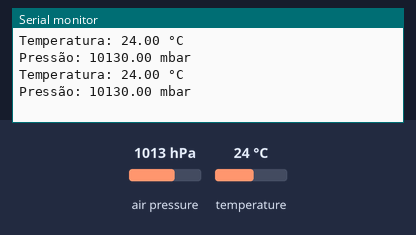
The sketch below on a simulated Arduino Uno, built with avr-gcc and run on an emulated ATmega328P. Parts: the last lines printed to the serial monitor. The test bench sets the inputs (shaded band); at power-on: air pressure 1013 hPa, temperature 24 °C.

Above: at 2.8 s.
2.9 s: air pressure set to 952 hPa
At 4.7 s:
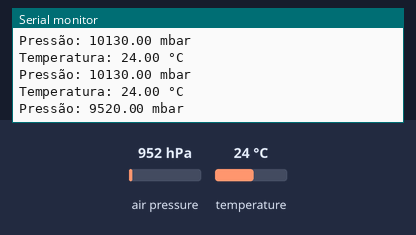
5.6 s: temperature set to 12 °C
At 6.5 s:
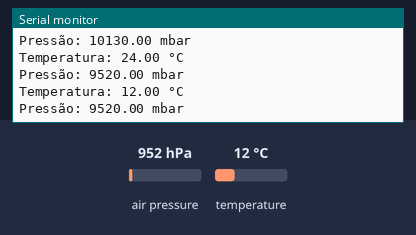
8.3 s: air pressure set to 975 hPa
At 11.2 s:
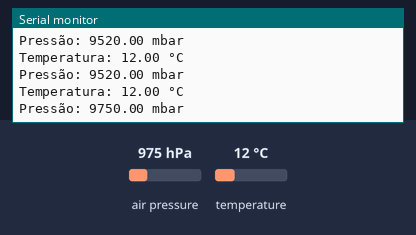
Timing chart, 0 to 12.7 s (numbered marks = the images above; inputs shaded):
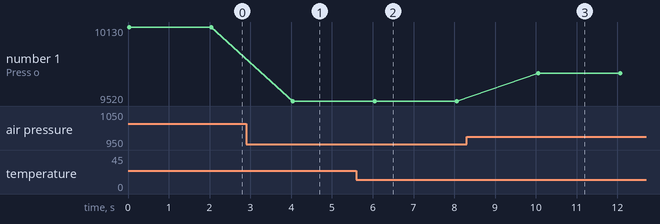

Measured:
- after the input at 2.9 s, the serial monitor: prints a new line after 1.1 s (image 1)
- after the input at 5.6 s, the serial monitor: prints a new line after 0.43 s (image 2)
- after the input at 8.3 s, the serial monitor: prints a new line after 1.8 s (image 3)
- plotted number 1: 10130 → 9520 after the input at 2.9 s, 9520 → 9750 after the input at 8.3 s

The sketch:

Teste_BMP_180.ino
```cpp
// Teste do sensor BMP180

// Inclusão das bibliotecas

 #include <Wire.h>
 #include <Adafruit_BMP085.h>

// Chama a configuração da biblioteca

 Adafruit_BMP085 bmp;

void setup() { // Programação Inicial

 if (!bmp.begin()) {
    Serial.println("Não foi possível inicializar o BMP180");
    while (1);
 }

  Serial.begin(9600); // Inicindo o monitor serial

}

void loop() { // Programação Principal

  float temperatura = bmp.readTemperature();
  float pressao = bmp.readPressure() / 100.0; // Divida por 100 para converter para hPa
  pressao *= 10; // Converter hPa para mbar

  Serial.print("Temperatura: ");
  Serial.print(temperatura);
  Serial.println(" °C");

  Serial.print("Pressão: ");
  Serial.print(pressao);
  Serial.println(" mbar");

  delay(2000);

}
```
